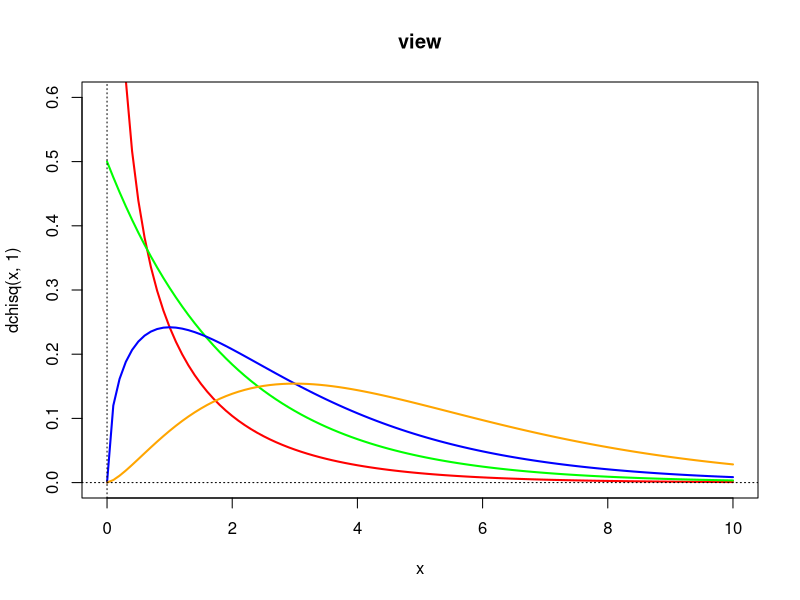

This figure's R source:
curve(dchisq(x,1),xlim = c(0,10),ylim = c(0,0.6),col='red',lwd=2)
curve(dchisq(x,2),add=T,col='green',lwd=2)
curve(dchisq(x,3),add=T,col='blue',lwd=2)
curve(dchisq(x,5),add=T,col='orange',lwd=2)
abline(h=0,lty = 3)
abline(v=0,lty = 3)
title("view")
